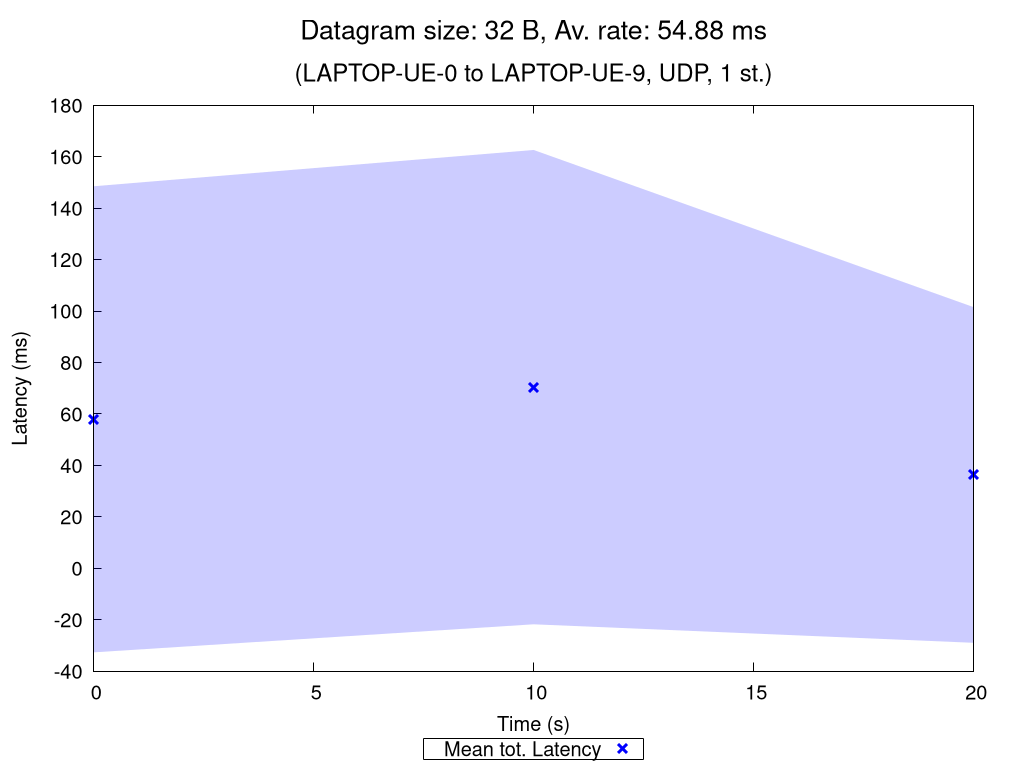

Write gnuplot code to recreate this figure.
set terminal pngcairo nocrop enhanced size 1024,768 font "Verdana,15"
set output "UDP_1_st_2020_11_05_14-59-02_one2two_00032B.png"

set title "{/=20 Datagram size: 32 B, Av. rate: 54.88 ms}\n\n{/=18 (LAPTOP-UE-0 to LAPTOP-UE-9, UDP, 1 st.)}"

set xlabel "Time (s)"
set ylabel "Latency (ms)"
set ytics nomirror
set key bmargin center horizontal box samplen 1 width -1
set bmargin 4.6
set rmargin 4.5

rf = 1.0  # rate factor
set style fill transparent solid 0.2 noborder
set autoscale xfix
plot "UDP_1_st_2020_11_05_14-59-02_one2two_00032B_iperf_processed.dat" using 1:($2/rf-$3/rf):($2/rf+$3/rf) with filledcurves lc rgb "blue" notitle, \
     "" using 1:($2/rf) with points pt 2 ps 1.5 lw 3 lc rgb "blue" title "Mean tot. Latency", \
